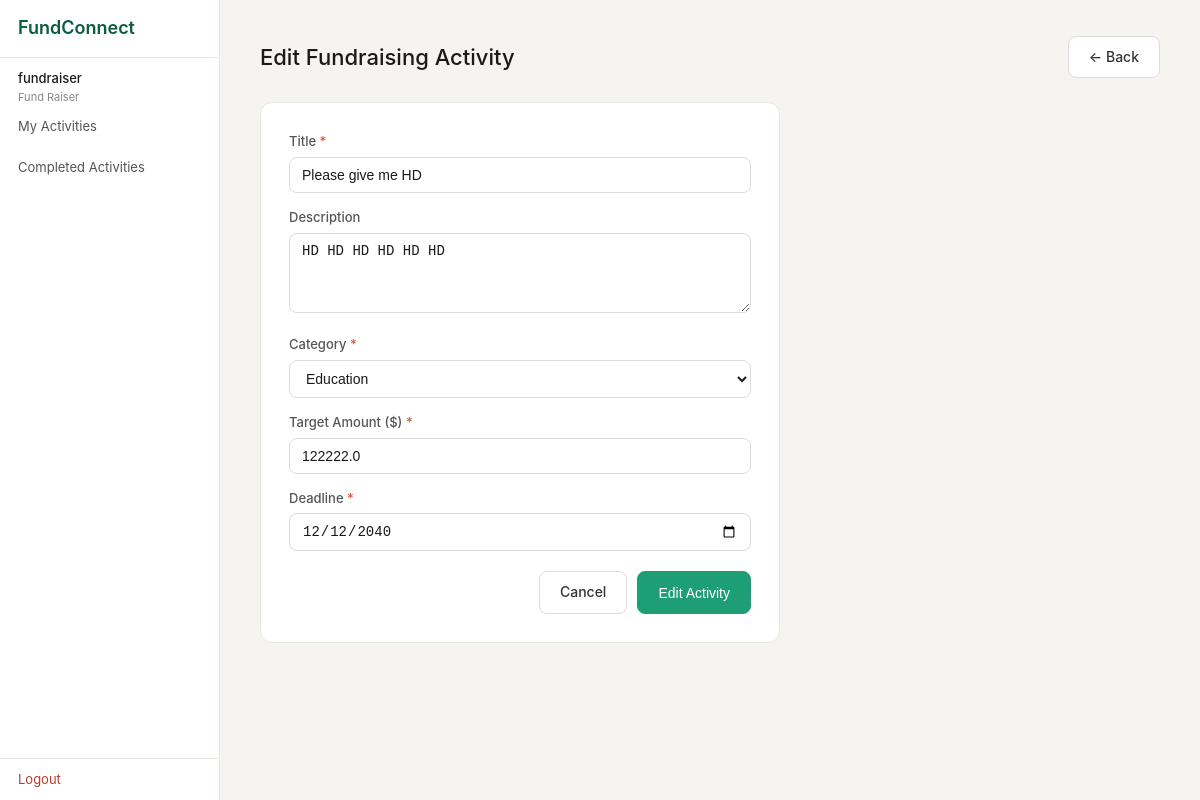
Before: /fundraiser/activities/1/edit (signed in) with the older database file.
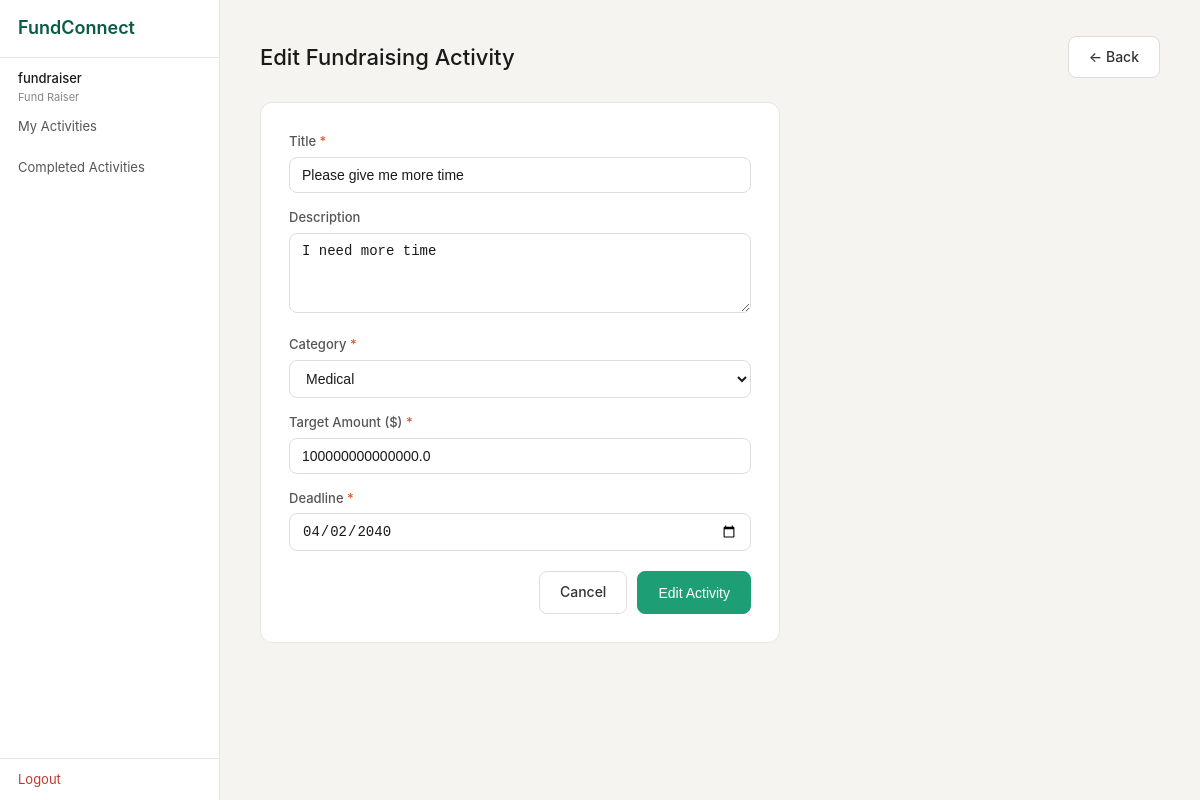
After: the same page with the newer database file.
### tables this page shows
CREATE TABLE fundraising_activity (
                id              INTEGER PRIMARY KEY AUTOINCREMENT,
                title           TEXT NOT NULL,
                description     TEXT,
                target_amount   REAL NOT NULL,
                amount_raised   REAL DEFAULT 0,
                category_id     INTEGER REFERENCES fra_category(id),
                deadline        TEXT NOT NULL,
                status          TEXT NOT NULL DEFAULT 'Active',
                fundraiser_id   INTEGER REFERENCES user_account(id),
                view_count      INTEGER DEFAULT 0,
                shortlist_count INTEGER DEFAULT 0,
                created_at      TEXT DEFAULT (datetime('now'))
            );

### boundary/app.py (the view)
@app.route("/fundraiser/activities/<int:aid>/edit", methods=["GET", "POST"])
def fr_activity_edit(aid):
    if "user_id" not in session or session["role"] != "Fund Raiser":
        return redirect(url_for("login"))
    cats = FundraisingActivityController.get_categories()["data"]
    if request.method == "POST":
        result = FundraisingActivityController.update_activity(
            activity_id=aid,
            fundraiser_id=session["user_id"],
            title=request.form.get("title", ""),
            description=request.form.get("description", ""),
            target_amount_str=request.form.get("target_amount", ""),
            category_id=request.form.get("category_id", ""),
            deadline=request.form.get("deadline", ""),
        )
        if result["success"]:
            flash(result["message"], "success")
            return redirect(url_for("fr_activities"))
        else:
            flash(result["message"], "error")
            form_data = request.form
    else:
        view_result = FundraisingActivityController.view_activity(aid, session["user_id"])
        if not view_result["success"]:
            flash(view_result["message"], "error")
            return redirect(url_for("fr_activities"))
        form_data = view_result["data"]
    return render_template("fr_activity_form.html",
                           form=form_data, categories=cats,
                           action="Edit", activity_id=aid)

### boundary/templates/fr_activity_form.html (shortened to what this page needs)
{% extends "base.html" %}
{% block content %}
<div class="page-header">
  <h1 class="page-title">{{ action }} Fundraising Activity</h1>
  <a href="{{ url_for('fr_activities') }}" class="btn">← Back</a>
</div>
<div style="background: #fff; border: 1px solid #e8e6e0; border-radius: 12px; padding: 28px; max-width: 520px;">
  <form method="POST">
    <div class="form-group">
      <label>Title <span style="color: #d85a30;">*</span></label>
      <input type="text" name="title" value="{{ form.title or '' }}" required
             placeholder="e.g. Save the Reef">
    </div>
    <div class="form-group">
      <label>Description</label>
      <textarea name="description" placeholder="Describe your campaign…">{{ form.description or '' }}</textarea>
    </div>
    <div class="form-group">
      <label>Category <span style="color: #d85a30;">*</span></label>
      <select name="category_id">
        {% for c in categories %}
          <option value="{{ c.id }}"
            {{ "selected" if (form.category_id | string) == (c.id | string) }}>
            {{ c.name }}
          </option>
        {% endfor %}
      </select>
    </div>
    <div class="form-group">
      <label>Target Amount ($) <span style="color: #d85a30;">*</span></label>
      <input type="number" name="target_amount" value="{{ form.target_amount or '' }}"
             required min="1" step="0.01" placeholder="e.g. 5000">
    </div>
    <div class="form-group">
      <label>Deadline <span style="color: #d85a30;">*</span></label>
      <input type="date" name="deadline" value="{{ form.deadline or '' }}" required>
    </div>
    <div style="display: flex; gap: 10px; justify-content: flex-end; margin-top: 20px;">
      <a href="{{ url_for('fr_activities') }}" class="btn">Cancel</a>
      <button type="submit" class="btn btn-primary" style="width: auto;">
        {{ action }} Activity
      </button>
    </div>
  </form>
</div>
{% endblock %}

Changed rows visible on the page:
changed fundraising_activity: title "Please give me HD" → "Please give me more time"; description "HD HD HD HD HD HD" → "I need more time"; target_amount "122222.0" → "100000000000000.0"; deadline "12/12/2040" → "04/02/2040"
Other visible differences:
form field category_id: "Education" → "Medical"
